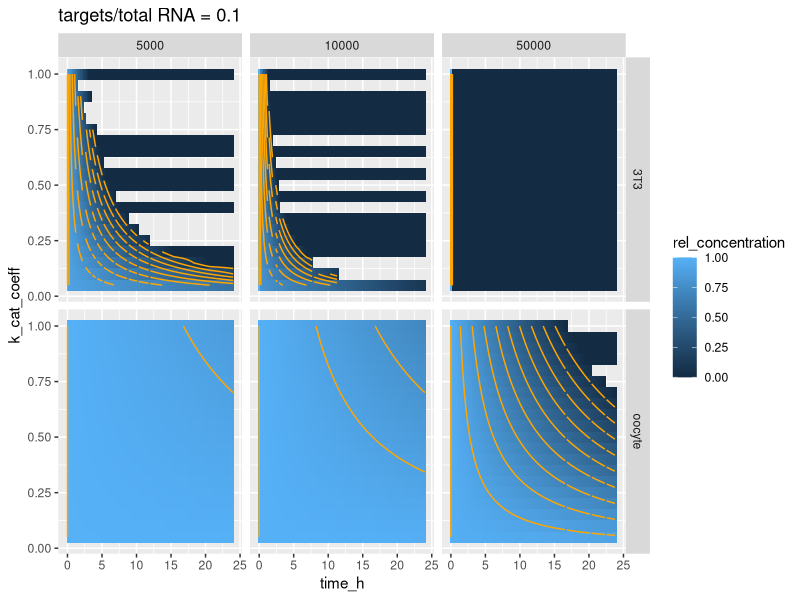
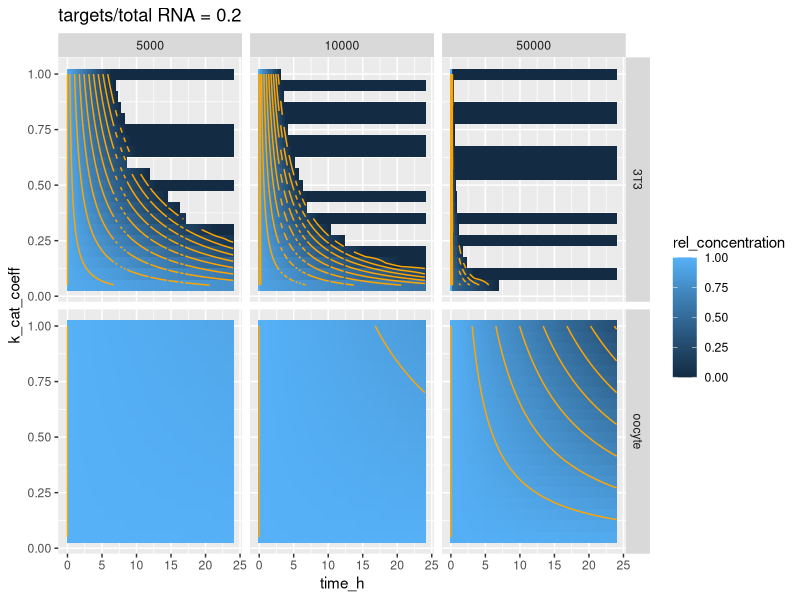

Here is the R script that generated these plots, in order:
## ---- chunk 1
library(deSolve)
library(tidyverse)
library(ggridges)
library(cowplot)
## ---- chunk 2
#mole_unit <- 6.022e20 #Mili mole
# mole_unit_from_nano_mole <- 1e-6
# mole_unit_from_mole <- 1e3


#Using litre as volume unit! (since constants are in moles per litre)
mole_unit <- 6.022e14 #nano mole
mole_unit_from_nano_mole <- 1
mole_unit_from_mole <- 1e9
time_unit_from_sec <- 1/3600 #Use hour instead of seconds

K_M_siRNA <- 0.1 * mole_unit_from_nano_mole
k_on_siRNA <- 3.6e7 / (mole_unit_from_mole * time_unit_from_sec)
k_off_siRNA <- 7.7e-4 / time_unit_from_sec
k_cat_siRNA <- 8.1e-4 / time_unit_from_sec

k_on_miRNA <- 0.2e8 / (mole_unit_from_mole * time_unit_from_sec)
k_off_miRNA <- 0.051e-2 / time_unit_from_sec

cells <- tibble(
  name = c("3T3","oocyte"),
  volume = c(4.4e-12, 260e-12),
  total_RNA = c(5e5,25e6)
)

target_pools <- tibble(fraction_of_total_RNA = c(0.1,0.2))

miRNA_counts <- tibble(miRNA_count = c(5e4,1e4,5e3))

k_cat_coeff_step = 0.05
k_cat_coeffs <- tibble(k_cat_coeff = seq(0.05,1, by = k_cat_coeff_step))

all_conditions <- crossing(cells, target_pools, miRNA_counts, k_cat_coeffs)

times <- seq(0,24*60*60 * time_unit_from_sec, length.out = 101)
time_step <- diff(times)[1]

one_step_degradation <- function(t, state, parameters) {
  with(as.list(c(state, parameters)), {
    d_target <- -k_on * enzyme * target + k_off * complex 
    d_enzyme <- -k_on * enzyme * target + k_off * complex + k_cat * complex
    d_complex <- k_on * enzyme * target - k_off * complex - k_cat * complex
    list(c(d_target, d_enzyme, d_complex))
  })
}

plot_ode_result <- function(out, title) {
  out_tidy <- out %>% as.data.frame() %>% 
    gather(type, concentration, -time) %>%
    mutate(time_h = time / (3600 * time_unit_from_sec)) 
    
  
  uncleaved_plot <- out_tidy %>% 
    filter(type != "enzyme") %>%
    group_by(time_h) %>%
    summarise(all_uncleaved = sum(concentration)) %>%
    (function(data) { 
      ggplot(data,aes(x = time_h, y = all_uncleaved)) + geom_line() +
        ggtitle(paste0(title," uncleaved RNAs"))  +
        ylim(-1e-5, max(data$all_uncleaved)) 
    })

  print(uncleaved_plot)
  
  auxiliary_plot <- 
    ggplot(out_tidy, aes(x = time_h, y = concentration, color = type, linetype = type)) + geom_line() +
    ggtitle(paste0(title," all reactants") ) + 
    ylim(-1e-5, max(out_tidy$concentration))


  print(auxiliary_plot)
}

## ---- chunk 3
miRNA_sim_single <- function(condition) {
  params <- c(k_cat = k_cat_siRNA * condition$k_cat_coeff, k_on = k_on_miRNA, k_off = k_off_miRNA)
  
  state <- c(target = condition$total_RNA * condition$fraction_of_total_RNA / condition$volume, enzyme = condition$miRNA_count / condition$volume, complex = 0)
  
  out <- ode(y = state, times = times, func = one_step_degradation, parms = params)

  tidy_out <- out %>% as.data.frame() %>%
    gather(type, concentration, -time) %>%
    mutate(time_h = time / (3600 * time_unit_from_sec)) 

  crossing(as.tibble(condition), tidy_out)
}

sim_results <- all_conditions %>%
  rowwise() %>% do(miRNA_sim_single(.)) %>% ungroup()
## ---- chunk 4

## ---- chunk 5
plot_concentration_surface <- function(to_show) {
  if(length(unique(to_show$fraction_of_total_RNA)) != 1) {
    stop("Has to be unique")
  }
 p <- to_show %>% filter(type == "target") %>% group_by(fraction_of_total_RNA, miRNA_count, name) %>% 
   mutate(concentration = if_else(concentration < 0, 0, concentration),
          rel_concentration = concentration / max(concentration)) %>%
  ungroup() %>%
  ggplot(aes(x=time_h, y = k_cat_coeff, fill = rel_concentration, z = rel_concentration)) + 
   geom_tile(width = 0.242424, height = 0.05) + geom_contour(color = "orange") + 
   #geom_point() +
   facet_grid(name~miRNA_count) +
   ggtitle(paste("targets/total RNA =", to_show$fraction_of_total_RNA[1]))
  print(p)
  data.frame()
}

sim_results %>%group_by(fraction_of_total_RNA) %>% do(plot_concentration_surface(.))
